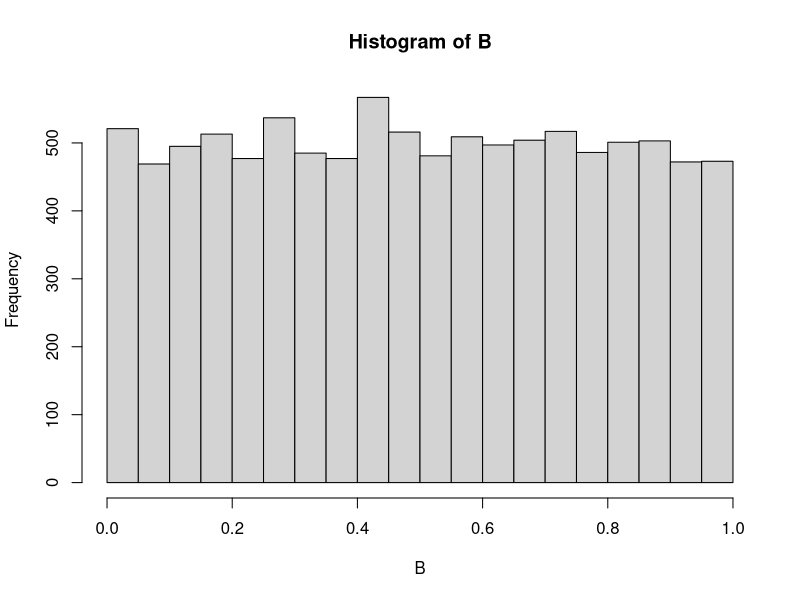
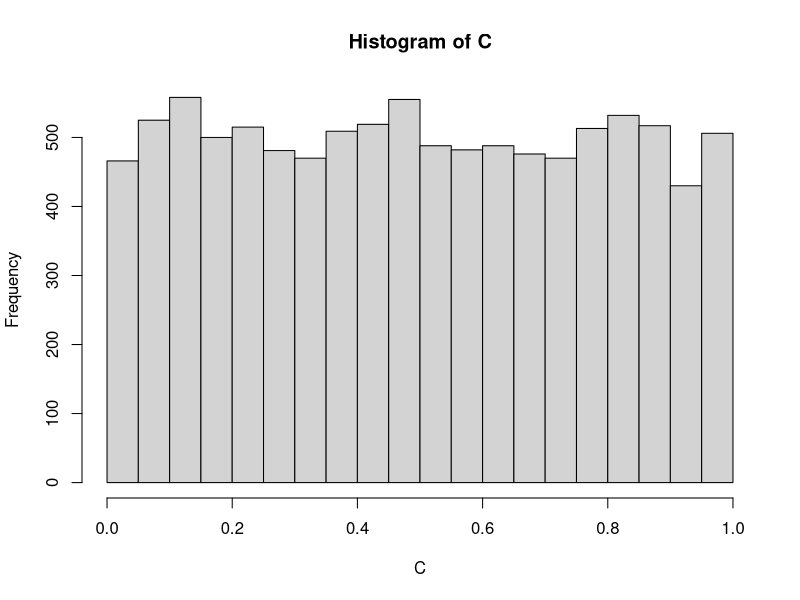
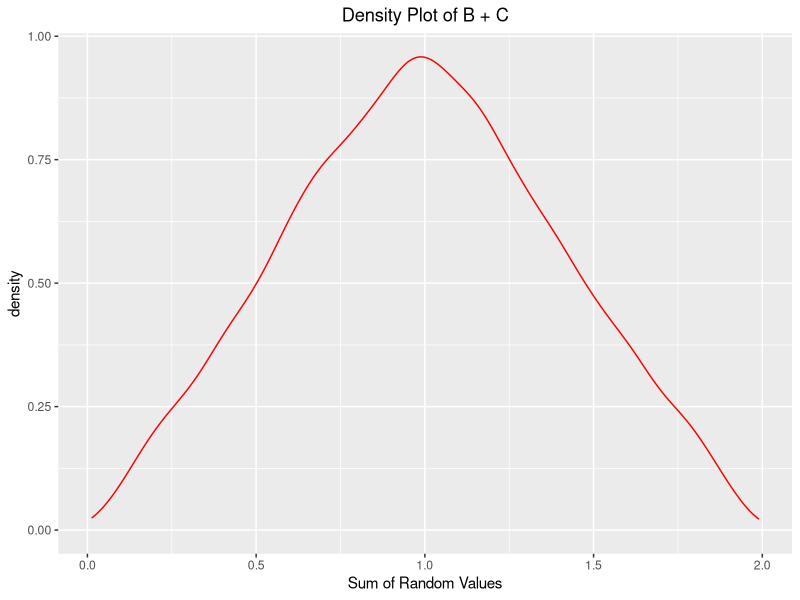
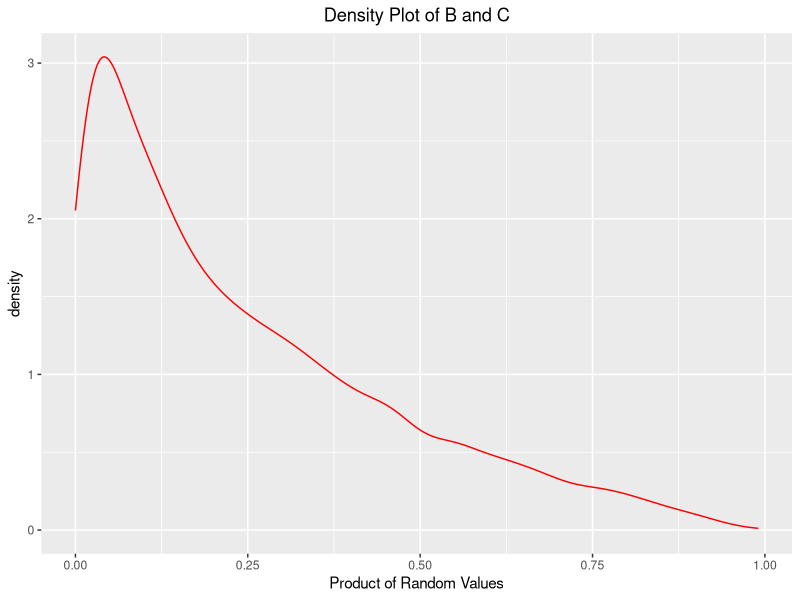
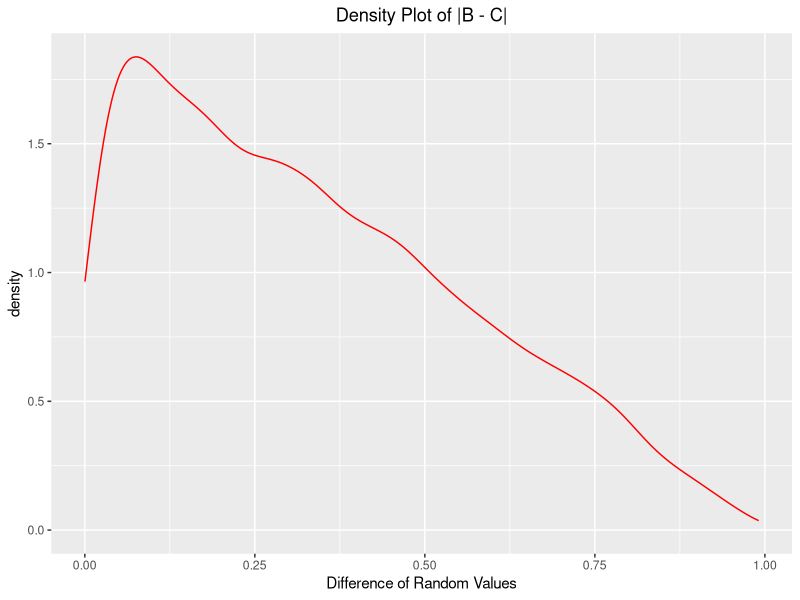
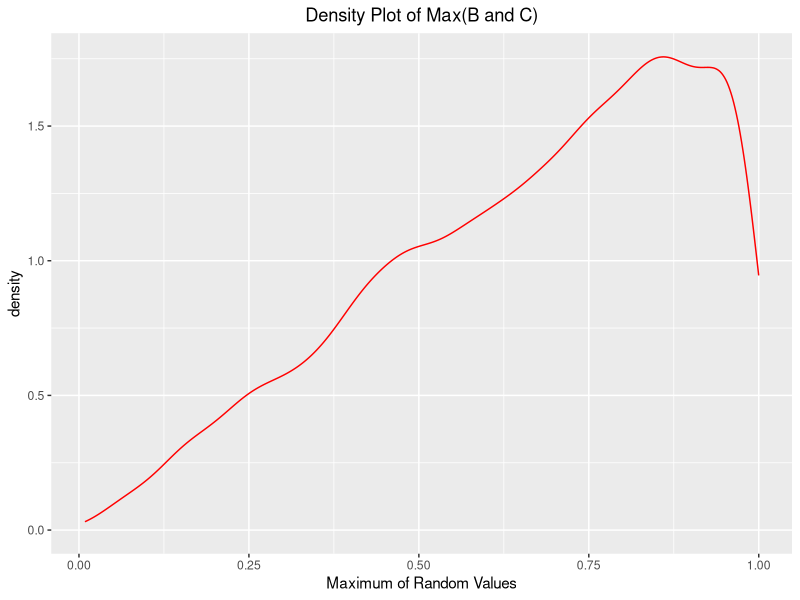
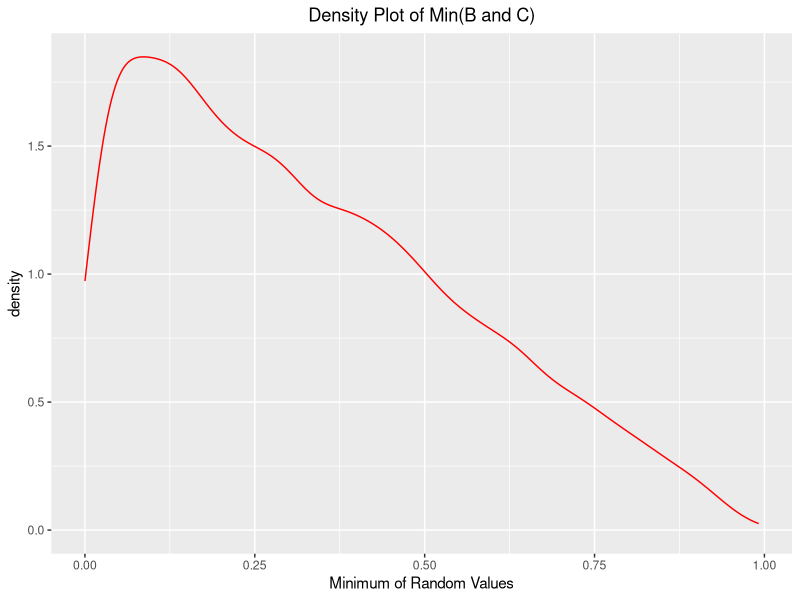

Write R code to recreate these figures, in order.
## ---- chunk 1
knitr::opts_chunk$set(
	echo = TRUE,
	message = FALSE,
	warning = FALSE
)
## ---- chunk 2
library(ggplot2)
set.seed(123)
n <- 10000
B <- runif(n, min = 0, max = 1)
C <- runif(n, min = 0, max = 1)
hist(B)
hist(C)
## ---- chunk 3
sum_BC <- B + C
pr_B_plus_C <- sum(sum_BC < 0.5) / n
pr_B_plus_C

# density plot of B + C
ggplot(as.data.frame(sum_BC), aes(sum_BC)) + 
  geom_density(colour="red") +
  labs(title = "Density Plot of B + C", x = "Sum of Random Values") +
  theme(plot.title = element_text(hjust = 0.5))
## ---- chunk 4
mul_BC <- B * C
pr_B_mul_C <- sum(mul_BC < 0.5) / n
pr_B_mul_C

# density plot of B and C
ggplot(as.data.frame(mul_BC), aes(mul_BC)) + 
  geom_density(colour="red") +
  labs(title = "Density Plot of B and C", x = "Product of Random Values") +
  theme(plot.title = element_text(hjust = 0.5))
## ---- chunk 5
abs_BC <- abs(B - C)
pr_B_abs_C <- sum(abs_BC < 0.5) /n
pr_B_abs_C

# density plot of abs(B and C)
ggplot(as.data.frame(abs_BC), aes(abs_BC)) + 
  geom_density(colour="red") +
  labs(title = "Density Plot of |B - C|", x = "Difference of Random Values") +
  theme(plot.title = element_text(hjust = 0.5))
## ---- chunk 6
max_BC <- pmax(B,C)
pr_B_max_C <- sum(max_BC < 0.5) /n
pr_B_max_C

# density plot of max(B and C)
ggplot(as.data.frame(max_BC), aes(max_BC)) + 
  geom_density(colour="red") +
  labs(title = "Density Plot of Max(B and C)", x = "Maximum of Random Values") +
  theme(plot.title = element_text(hjust = 0.5))
## ---- chunk 7
min_BC <- pmin(B,C)
pr_B_min_C <- sum(min_BC < 0.5) /n
pr_B_min_C

# density plot of min(B and C)
ggplot(as.data.frame(min_BC), aes(min_BC)) + 
  geom_density(colour="red") +
  labs(title = "Density Plot of Min(B and C)", x = "Minimum of Random Values") +
  theme(plot.title = element_text(hjust = 0.5))
